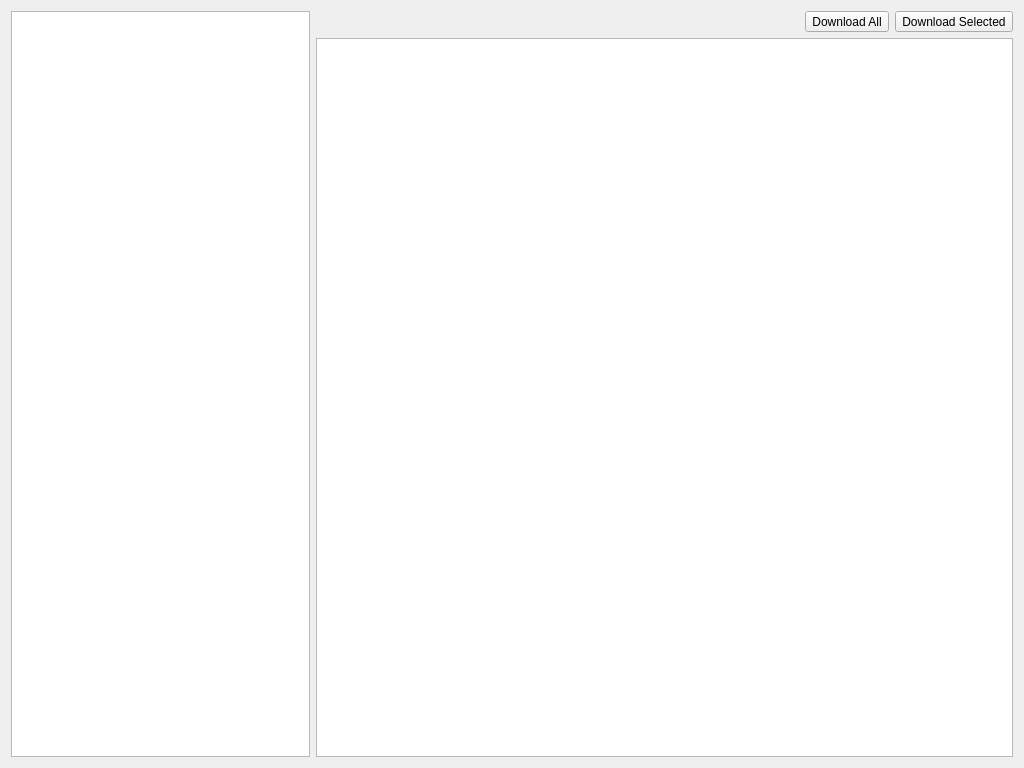
<?xml version="1.0" encoding="UTF-8"?>
<ui version="4.0">
 <class>CameraForm</class>
 <widget class="QWidget" name="CameraForm">
  <property name="geometry">
   <rect>
    <x>0</x>
    <y>0</y>
    <width>1024</width>
    <height>768</height>
   </rect>
  </property>
  <property name="sizePolicy">
   <sizepolicy hsizetype="Preferred" vsizetype="Preferred">
    <horstretch>70</horstretch>
    <verstretch>0</verstretch>
   </sizepolicy>
  </property>
  <property name="windowTitle">
   <string>Form</string>
  </property>
  <layout class="QGridLayout" name="gridLayout">
   <item row="0" column="0" rowspan="2">
    <widget class="QListView" name="cameraList">
     <property name="sizePolicy">
      <sizepolicy hsizetype="Expanding" vsizetype="Expanding">
       <horstretch>30</horstretch>
       <verstretch>0</verstretch>
      </sizepolicy>
     </property>
    </widget>
   </item>
   <item row="0" column="1">
    <layout class="QHBoxLayout" name="imageListToolbar">
     <item>
      <spacer name="horizontalSpacer">
       <property name="orientation">
        <enum>Qt::Horizontal</enum>
       </property>
       <property name="sizeHint" stdset="0">
        <size>
         <width>40</width>
         <height>20</height>
        </size>
       </property>
      </spacer>
     </item>
     <item>
      <widget class="QToolButton" name="buttonDownloadAll">
       <property name="text">
        <string>Download All</string>
       </property>
      </widget>
     </item>
     <item>
      <widget class="QToolButton" name="buttonDownloadSelected">
       <property name="text">
        <string>Download Selected</string>
       </property>
      </widget>
     </item>
    </layout>
   </item>
   <item row="1" column="1">
    <widget class="QListView" name="imageList">
     <property name="sizePolicy">
      <sizepolicy hsizetype="Expanding" vsizetype="Expanding">
       <horstretch>70</horstretch>
       <verstretch>0</verstretch>
      </sizepolicy>
     </property>
     <property name="selectionMode">
      <enum>QAbstractItemView::ExtendedSelection</enum>
     </property>
     <property name="viewMode">
      <enum>QListView::IconMode</enum>
     </property>
    </widget>
   </item>
  </layout>
 </widget>
 <resources/>
 <connections/>
</ui>
